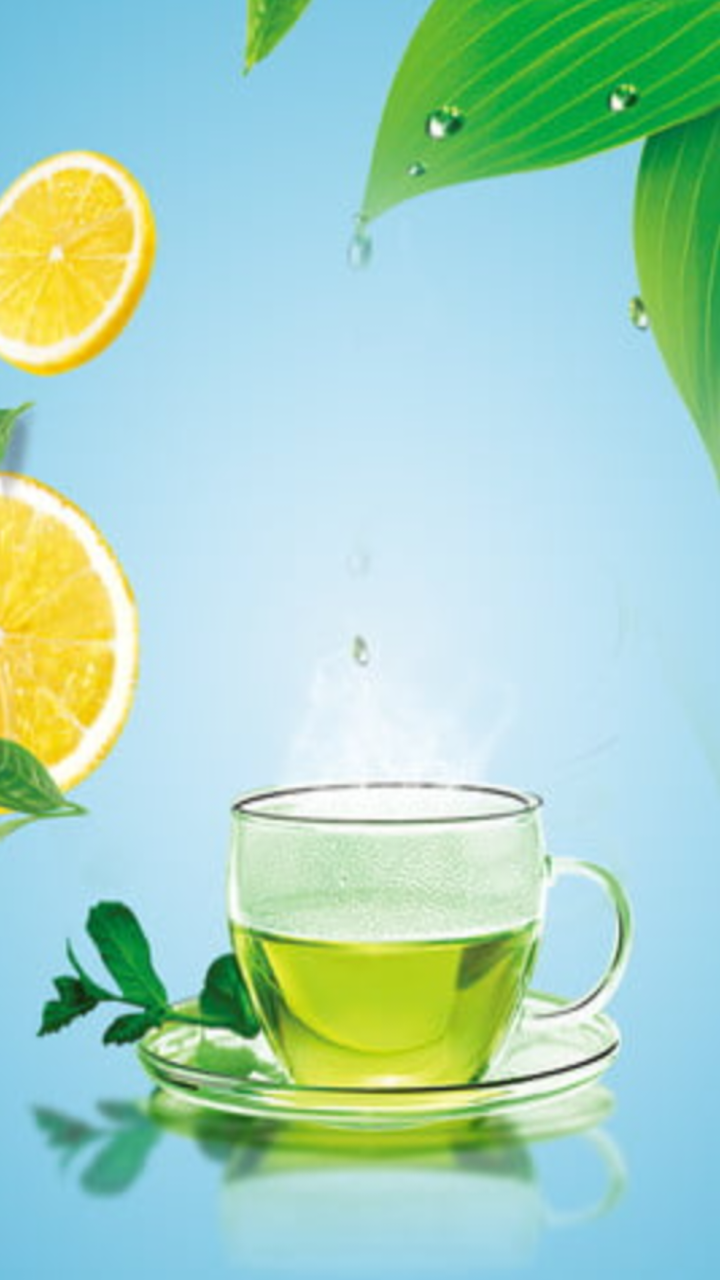
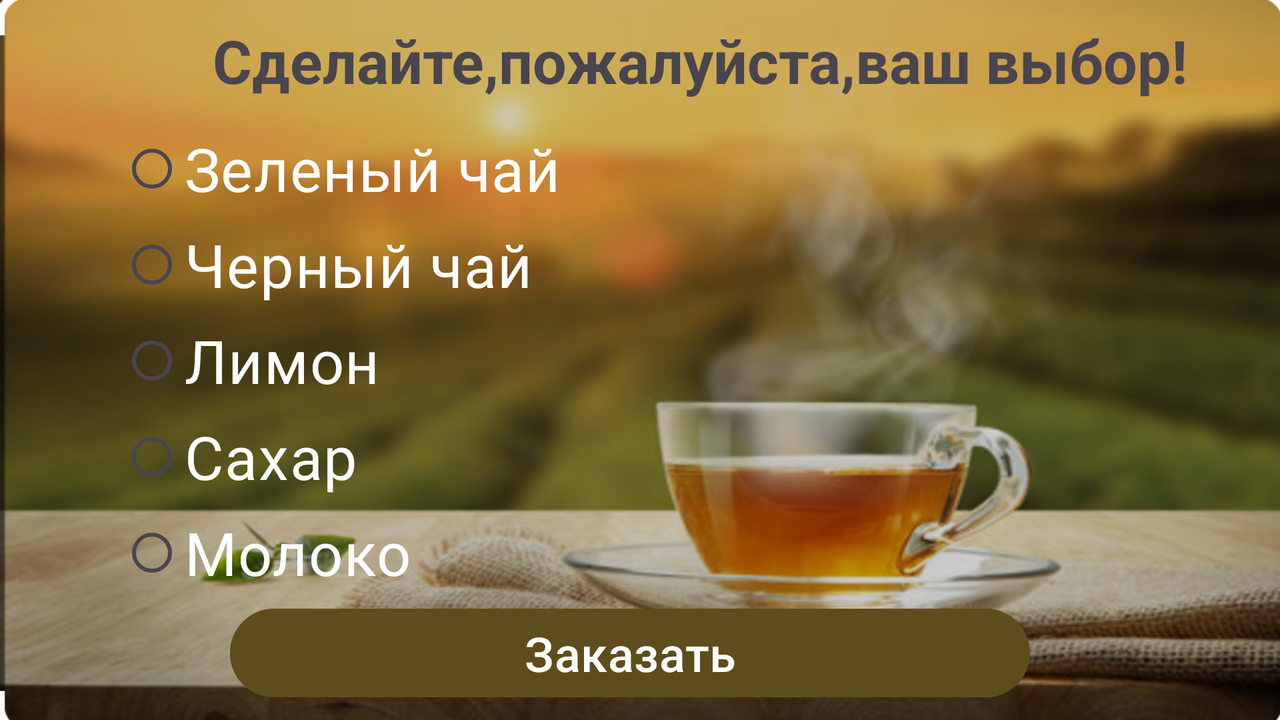

Two renders of one Android screen. The first uses the default layout on a phone; the second uses the alternative layout the repository ships for a different screen configuration, on a matching device. The two XML files are below.
<!-- AndroidManifest.xml: application theme Theme.OrderInCafe -->
<!-- res/layout/activity_order_tea.xml -->
<?xml version="1.0" encoding="utf-8"?>
<androidx.constraintlayout.widget.ConstraintLayout xmlns:android="http://schemas.android.com/apk/res/android"
    xmlns:app="http://schemas.android.com/apk/res-auto"
    xmlns:tools="http://schemas.android.com/tools"
    android:id="@+id/main"
    android:layout_width="match_parent"
    android:layout_height="match_parent"
    tools:context=".OrderTea"
    android:background="@drawable/tea2">

</androidx.constraintlayout.widget.ConstraintLayout>
<!-- resources referenced by this layout -->
<resources>
  <!-- drawable tea2: png bitmap (drawable, 634392 bytes) -->
  <style name="Theme.OrderInCafe" parent="Base.Theme.OrderInCafe" />
  <style name="Base.Theme.OrderInCafe" parent="Theme.Material3.DayNight.NoActionBar">
          
          
      </style>
</resources>
<!-- res/layout-land/activity_order_tea.xml (the repository's variant of the layout above) -->
<!-- drawn on the phone turned sideways -->
<?xml version="1.0" encoding="utf-8"?>
<androidx.constraintlayout.widget.ConstraintLayout xmlns:android="http://schemas.android.com/apk/res/android"
    xmlns:app="http://schemas.android.com/apk/res-auto"
    xmlns:tools="http://schemas.android.com/tools"
    android:id="@+id/main"
    android:layout_width="match_parent"
    android:layout_height="match_parent"
    tools:context=".OrderTea"
    android:paddingStart="60dp"
    android:background="@drawable/tea_land">

    <TextView
        android:id="@+id/txtVChooseTea"
        android:layout_width="match_parent"
        android:layout_height="wrap_content"
        android:text="Сделайте,пожалуйста,ваш выбор!"
        android:textStyle="bold"
        android:textSize="30sp"
        android:gravity="center"
        android:layout_marginTop="10dp"
        app:layout_constraintTop_toTopOf="parent"
        app:layout_constraintStart_toStartOf="parent"
        app:layout_constraintEnd_toEndOf="parent"
        app:layout_constraintBottom_toTopOf="@id/radGroupTea"

        />

    <RadioGroup
        android:id="@+id/radGroupTea"
        android:layout_width="match_parent"
        android:layout_height="wrap_content"
        android:layout_marginTop="10dp"
        app:layout_constraintTop_toBottomOf="@id/txtVChooseTea"
        app:layout_constraintEnd_toEndOf="parent"
        app:layout_constraintStart_toStartOf="parent"
        app:layout_constraintBottom_toTopOf="@id/radioButLem"
        >

        <RadioButton
            android:id="@+id/radButGreen"
            android:layout_width="match_parent"
            android:layout_height="wrap_content"
            android:text="Зеленый чай"
            android:textSize="30sp"
            android:textColor="@color/white"
            />

        <RadioButton
            android:id="@+id/radButBlack"
            android:layout_width="match_parent"
            android:layout_height="wrap_content"
            android:text="Черный чай"
            android:textSize="30sp"
            android:textColor="@color/white"/>
    </RadioGroup>

    <RadioButton
        android:id="@+id/radioButLem"
        android:layout_width="match_parent"
        android:layout_height="wrap_content"
        android:text="Лимон"
        android:textSize="30sp"
        android:textColor="@color/white"
        app:layout_constraintEnd_toEndOf="parent"
        app:layout_constraintStart_toStartOf="parent"
        app:layout_constraintTop_toBottomOf="@id/radGroupTea"
        />

    <RadioButton
        android:id="@+id/radioButSug"
        android:layout_width="match_parent"
        android:layout_height="wrap_content"
        android:text="Сахар"
        android:textSize="30sp"
        android:textColor="@color/white"
        app:layout_constraintEnd_toEndOf="parent"
        app:layout_constraintStart_toStartOf="parent"
        app:layout_constraintTop_toBottomOf="@id/radioButLem"
        />

    <RadioButton
        android:id="@+id/radioButMilk"
        android:layout_width="match_parent"
        android:layout_height="wrap_content"
        android:text="Молоко"
        android:textSize="30sp"
        android:textColor="@color/white"
        app:layout_constraintEnd_toEndOf="parent"
        app:layout_constraintStart_toStartOf="parent"
        app:layout_constraintTop_toBottomOf="@id/radioButSug"
        />

    <Button
        android:id="@+id/btnOrderTea"
        android:layout_width="400dp"
        android:layout_height="wrap_content"
        android:text="Заказать"
        android:textSize="24sp"
        android:backgroundTint="#5E4D1C"
        android:layout_marginEnd="70dp"
        android:layout_marginBottom="15dp"
        app:layout_constraintEnd_toEndOf="parent"
        app:layout_constraintStart_toStartOf="parent"
        app:layout_constraintTop_toBottomOf="@+id/radioButMilk"
        />


</androidx.constraintlayout.widget.ConstraintLayout>
<!-- resources referenced by the variant -->
<!-- as the phone turned sideways resolves them -->
<resources>
  <!-- drawable tea_land: png bitmap (drawable, 1024188 bytes) -->
  <style name="Theme.OrderInCafe" parent="Base.Theme.OrderInCafe" />
  <style name="Base.Theme.OrderInCafe" parent="Theme.Material3.DayNight.NoActionBar">
          
          
      </style>
</resources>
